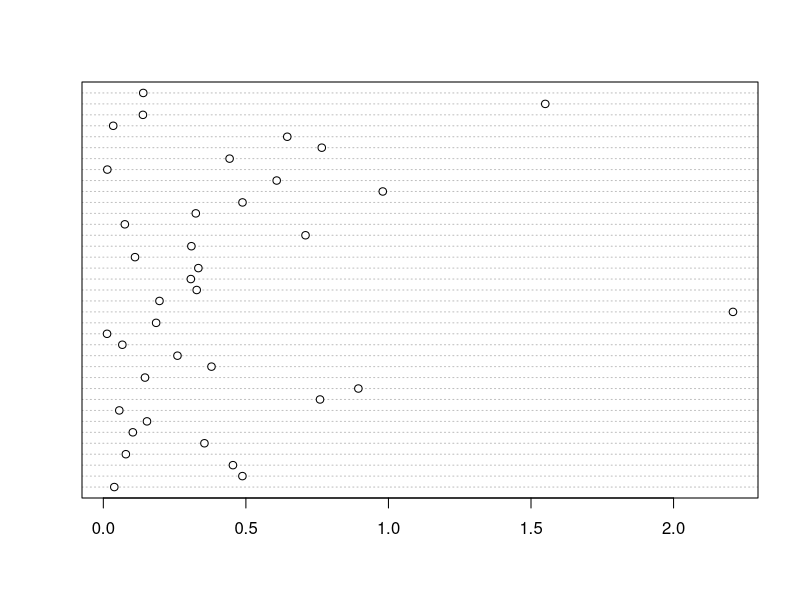
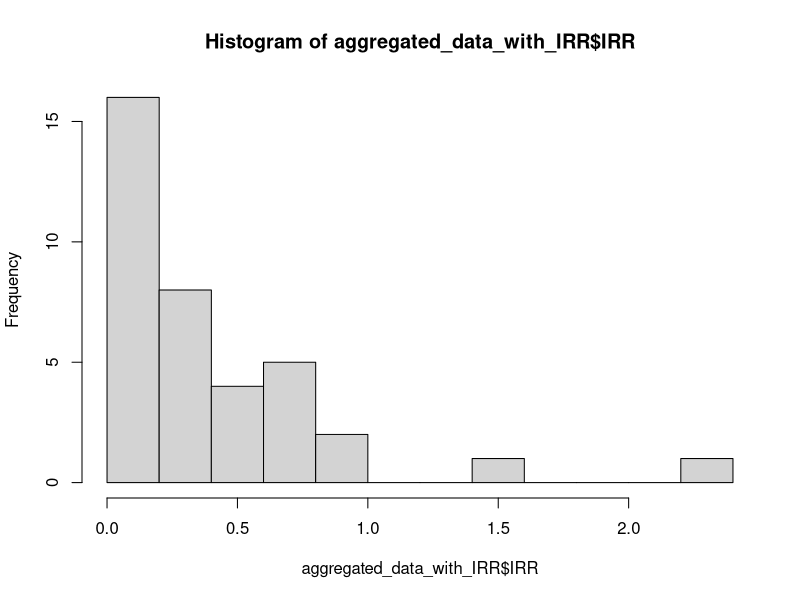
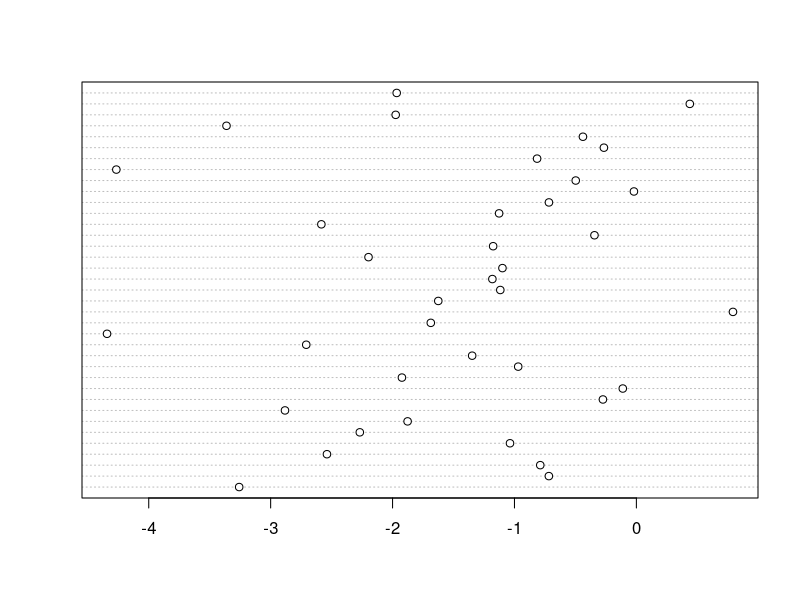
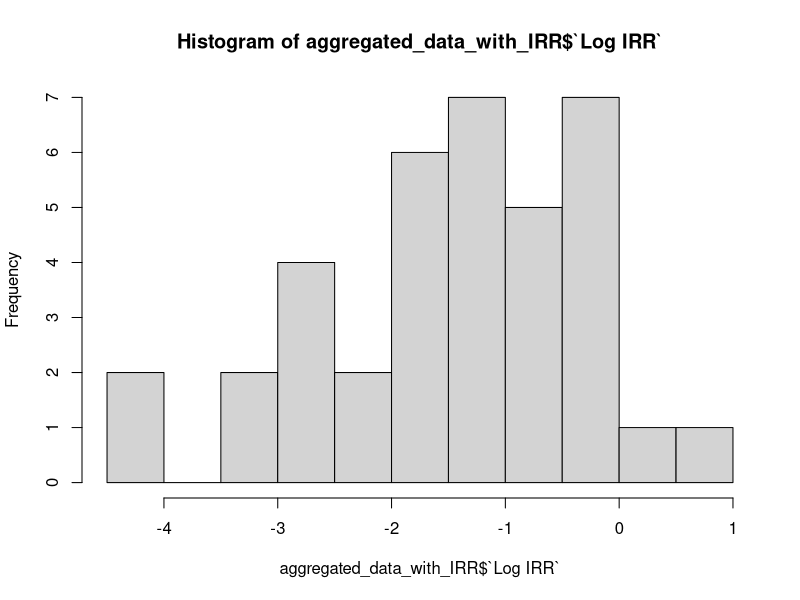
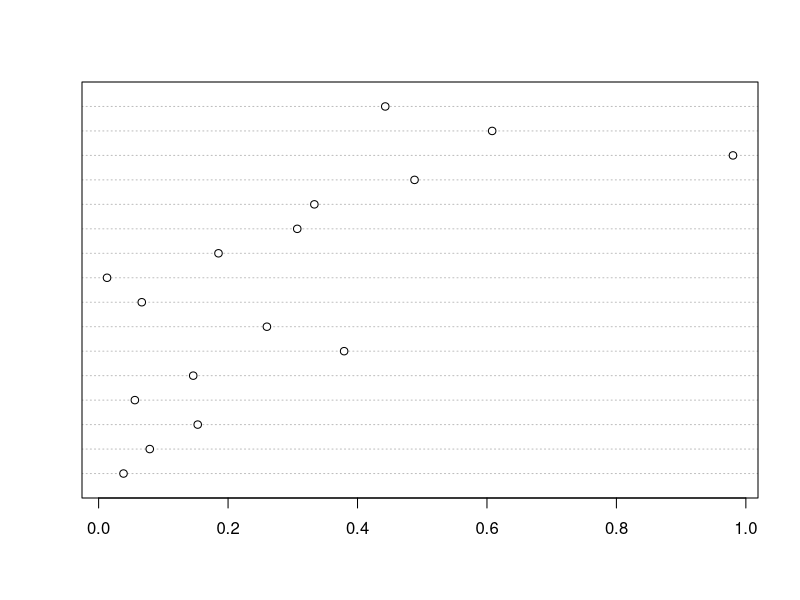
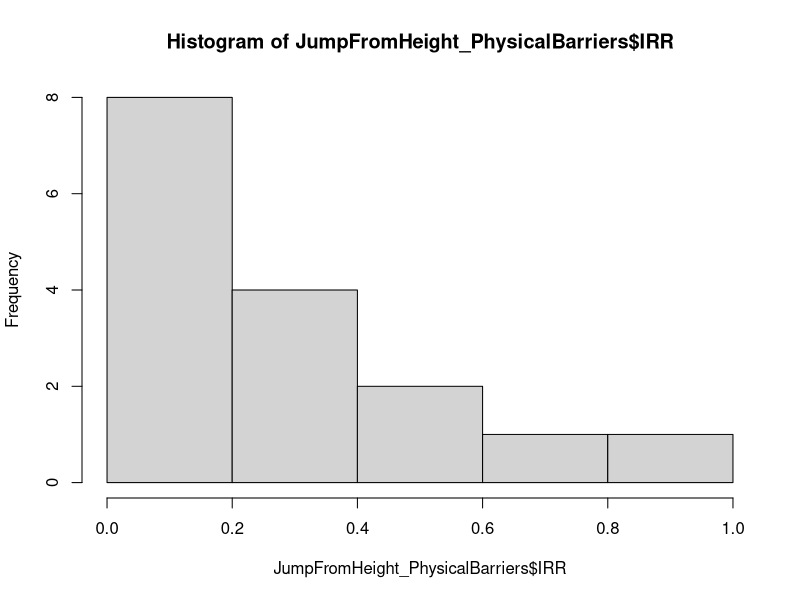
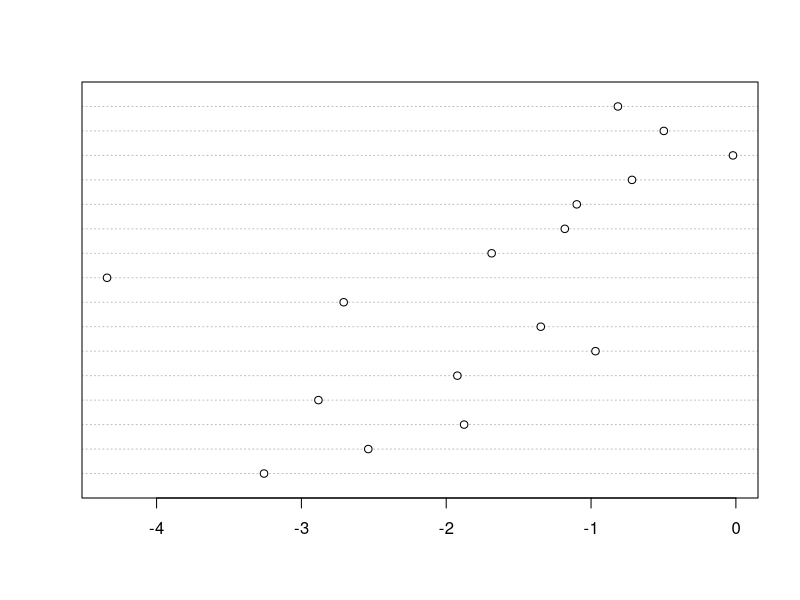
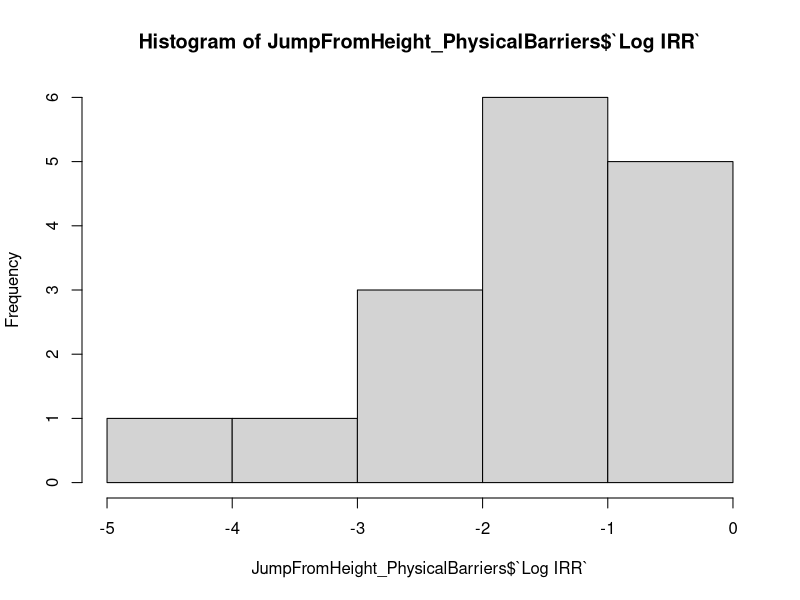

Generate these figures, in order, with R: (Note: a time limit stopped this script after it produced the figures.)
library(tidyverse)
library(boot)
set.seed(111)

aggregated_data_with_IRR <- read_csv("aggregated_data_with_IRR.csv")
aggregated_data_with_IRR$`Log IRR` <- log(aggregated_data_with_IRR$`IRR`)
aggregated_data_with_IRR$`Log IRR SE` <- 
  log(aggregated_data_with_IRR$`IRR Upper`/aggregated_data_with_IRR$`IRR Lower`)/3.92

aggregated_data_with_IRR %>% group_by(`Suicide Method`) %>% summarise(hotspot_count = n())
aggregated_data_with_IRR %>% group_by(`Suicide Method`, `Location Type`) %>% summarise(hotspot_count = n())

aggregated_data_with_IRR %>% group_by(`Intervention Type`) %>% summarise(hotspot_count = n())
aggregated_data_with_IRR %>% group_by(`Suicide Method`,`Intervention Type`) %>% summarise(hotspot_count = n())
aggregated_data_with_IRR %>% group_by(`Location Type`,`Intervention Type`) %>% summarise(hotspot_count = n())

aggregated_data_with_IRR %>% group_by(`Intervention Type (general)`) %>% summarise(hotspot_count = n())


summary(aggregated_data_with_IRR)


dotchart(aggregated_data_with_IRR$`IRR`)
hist(aggregated_data_with_IRR$`IRR`, breaks = 10)

dotchart(aggregated_data_with_IRR$`Log IRR`)
hist(aggregated_data_with_IRR$`Log IRR`, breaks = 10)

# Jumping from height * Physical Barriers
JumpFromHeight_PhysicalBarriers <- aggregated_data_with_IRR %>% filter(`Suicide Method` == "Jumping from height", `Intervention Type` == "Physical Barriers")
dotchart(JumpFromHeight_PhysicalBarriers$IRR)
hist(JumpFromHeight_PhysicalBarriers$IRR)
dotchart(JumpFromHeight_PhysicalBarriers$`Log IRR`)
hist(JumpFromHeight_PhysicalBarriers$`Log IRR`)


# Bootstrap weighted mean

weightedmean <- function(data, i, j) {
  d <- data[i, ]
  w <- j[i, ]
  return(weighted.mean(d, 1/w))   
}
result_jump_physical <- boot(data= JumpFromHeight_PhysicalBarriers[, "Log IRR", drop = FALSE], 
                             statistic = weightedmean, 
                             R = 10000, 
                             j = JumpFromHeight_PhysicalBarriers[, "Log IRR SE", drop = FALSE])
plot(result_jump_physical)
hist(exp(result_jump_physical$t), breaks = 15)
mean(exp(result_jump_physical$t))
exp(boot.ci(result_jump_physical)$bca[4:5])

result_jump_physical2 <- boot(data= JumpFromHeight_PhysicalBarriers[, "IRR", drop = FALSE], 
                             statistic = weightedmean, 
                             R = 10000, 
                             j = JumpFromHeight_PhysicalBarriers[, "Log IRR SE", drop = FALSE])
plot(result_jump_physical2)
hist(result_jump_physical2$t, breaks = 15)
mean(result_jump_physical2$t)
boot.ci(result_jump_physical2)$bca[4:5]

boot_samples_jump_physical <- as.data.frame(result_jump_physical2$t)
colnames(boot_samples_jump_physical) <- c("IRR_means")

ggplot(boot_samples_jump_physical, aes(x = IRR_means)) + 
  geom_histogram(aes(y=..density..), binwidth = 0.02, colour="black", fill="grey") +
  ggtitle("Distribution of estimated population average IRR: jumping from height x physical barriers")
ggplot(boot_samples_jump_physical, aes(x = IRR_means)) + 
  geom_histogram(aes(y=..density..), binwidth = 0.02, colour="black", fill="grey") +
  ggtitle("Jumping from height x All location types x Physical barriers")


write_csv(as.data.frame(result_jump_physical2$t, col.names = c("IRR_mean")), "jumping_from_height_physical_barriers_bootstrap_IRRmeans.csv")
head(as.data.frame(result_jump_physical2$t, col.names = c("IRR_mean")))


## Model evaluation

test_jump_physical <- sample(nrow(JumpFromHeight_PhysicalBarriers),3)
eval_result_jump_physical <- boot(data= JumpFromHeight_PhysicalBarriers[-test_jump_physical, "IRR", drop = FALSE], 
                           statistic = weightedmean, 
                           R = 10000, 
                           j = JumpFromHeight_PhysicalBarriers[-test_jump_physical, "Log IRR SE", drop = FALSE])
plot(eval_result_jump_physical)
mean(eval_result_jump_physical$t)
eval_ci_jump_physical <- boot.ci(eval_result_jump_physical)$bca[4:5]
# training set coverage probability
mean(JumpFromHeight_PhysicalBarriers[-test_jump_physical, "IRR"] >= eval_ci_jump_physical[1] & JumpFromHeight_PhysicalBarriers[-test_jump_physical, "IRR"] <= eval_ci_jump_physical[2])

# test set coverage probability
mean(JumpFromHeight_PhysicalBarriers[test_jump_physical, "IRR"] >= eval_ci_jump_physical[1] & JumpFromHeight_PhysicalBarriers[test_jump_physical, "IRR"] <= eval_ci_jump_physical[2])

eval_means_jump_physical <- c()
train_coverage_prob_jump_physical <- c()
test_coverage_prob_jump_physical <- c()
train_coverage_prob2_jump_physical <- c()
test_coverage_prob2_jump_physical <- c()


for (i in 1:500) {
  test_jump_physical <- sample(nrow(JumpFromHeight_PhysicalBarriers),3)
  eval_result_jump_physical <- boot(data= JumpFromHeight_PhysicalBarriers[-test_jump_physical, "IRR", drop = FALSE], 
                                    statistic = weightedmean, 
                                    R = 10000, 
                                    j = JumpFromHeight_PhysicalBarriers[-test_jump_physical, "Log IRR SE", drop = FALSE])
  eval_means_jump_physical[i] <- mean(eval_result_jump_physical$t)
  eval_ci_jump_physical <- boot.ci(eval_result_jump_physical)$bca[4:5]
  # training set coverage probability
  train_coverage_prob_jump_physical[i] <- 
    mean(JumpFromHeight_PhysicalBarriers$IRR[-test_jump_physical]) >= eval_ci_jump_physical[1] & mean(JumpFromHeight_PhysicalBarriers$IRR[-test_jump_physical]) <= eval_ci_jump_physical[2]
  # training prob. of individual IRR contained in bootstrapped C.I.
  train_coverage_prob2_jump_physical[i] <- 
    mean(JumpFromHeight_PhysicalBarriers[-test_jump_physical, "IRR"] >= eval_ci_jump_physical[1] & JumpFromHeight_PhysicalBarriers[-test_jump_physical, "IRR"] <= eval_ci_jump_physical[2])
  # test set coverage probability
  test_coverage_prob_jump_physical[i] <- 
    mean(JumpFromHeight_PhysicalBarriers$IRR[test_jump_physical]) >= eval_ci_jump_physical[1] & mean(JumpFromHeight_PhysicalBarriers$IRR[test_jump_physical]) <= eval_ci_jump_physical[2]
  # testing prob. of individual IRR contained in bootstrapped C.I.
  test_coverage_prob2_jump_physical[i] <- 
    mean(JumpFromHeight_PhysicalBarriers[test_jump_physical, "IRR"] >= eval_ci_jump_physical[1] & JumpFromHeight_PhysicalBarriers[test_jump_physical, "IRR"] <= eval_ci_jump_physical[2])
  
}


# Jumping from height * Bridge * Physical Barriers
JumpFromHeight_Bridge_PhysicalBarriers <- aggregated_data_with_IRR %>% filter(`Suicide Method` == "Jumping from height", `Location Type` == "Bridge", `Intervention Type` == "Physical Barriers")

result_jump_bridge_physical2 <- boot(data= JumpFromHeight_Bridge_PhysicalBarriers[, "IRR", drop = FALSE], 
                              statistic = weightedmean, 
                              R = 10000, 
                              j = JumpFromHeight_Bridge_PhysicalBarriers[, "Log IRR SE", drop = FALSE])
plot(result_jump_bridge_physical2)
hist(result_jump_bridge_physical2$t, breaks = 15)
mean(result_jump_bridge_physical2$t)
boot.ci(result_jump_bridge_physical2)$bca[4:5]

boot_samples_jump_bridge_physical <- as.data.frame(result_jump_bridge_physical2$t)
colnames(boot_samples_jump_bridge_physical) <- c("IRR_means")

ggplot(boot_samples_jump_bridge_physical, aes(x = IRR_means)) + 
  geom_histogram(aes(y=..density..), binwidth = 0.02, colour="black", fill="grey") +
  ggtitle("Distribution of estimated population average IRR: jumping from height x bridge x physical barriers")
ggplot(boot_samples_jump_bridge_physical, aes(x = IRR_means)) + 
  geom_histogram(aes(y=..density..), binwidth = 0.02, colour="black", fill="grey") +
  ggtitle("Jumping from height x Bridges x Physical barriers")


write_csv(data.frame(IRR_mean = result_jump_bridge_physical2$t), "jumping_from_height_bridge_physical_barriers_bootstrap_IRRmeans.csv")
head(data.frame(IRR_mean = result_jump_bridge_physical2$t))


## Model evaluation
eval_means_jump_bridge_physical <- c()
train_coverage_prob_jump_bridge_physical <- c()
test_coverage_prob_jump_bridge_physical <- c()
train_coverage_prob2_jump_bridge_physical <- c()
test_coverage_prob2_jump_bridge_physical <- c()

for (i in 1:500) {
  test_jump_bridge_physical <- sample(nrow(JumpFromHeight_Bridge_PhysicalBarriers),3)
  eval_result_jump_bridge_physical <- boot(data= JumpFromHeight_Bridge_PhysicalBarriers[-test_jump_bridge_physical, "IRR", drop = FALSE], 
                                    statistic = weightedmean, 
                                    R = 10000, 
                                    j = JumpFromHeight_Bridge_PhysicalBarriers[-test_jump_bridge_physical, "Log IRR SE", drop = FALSE])
  eval_means_jump_bridge_physical[i] <- mean(eval_result_jump_bridge_physical$t)
  eval_ci_jump_bridge_physical <- boot.ci(eval_result_jump_bridge_physical)$bca[4:5]
  # training set coverage probability
  train_coverage_prob_jump_bridge_physical[i] <- 
    mean(JumpFromHeight_Bridge_PhysicalBarriers$IRR[-test_jump_bridge_physical]) >= eval_ci_jump_bridge_physical[1] & mean(JumpFromHeight_Bridge_PhysicalBarriers$IRR[-test_jump_bridge_physical]) <= eval_ci_jump_bridge_physical[2]
  # training prob. of individual IRR contained in bootstrapped C.I.
  train_coverage_prob2_jump_bridge_physical[i] <- 
    mean(JumpFromHeight_Bridge_PhysicalBarriers[-test_jump_bridge_physical, "IRR"] >= eval_ci_jump_bridge_physical[1] 
         & JumpFromHeight_Bridge_PhysicalBarriers[-test_jump_bridge_physical, "IRR"] <= eval_ci_jump_bridge_physical[2])
  # test set coverage probability
  test_coverage_prob_jump_bridge_physical[i] <- 
    mean(JumpFromHeight_Bridge_PhysicalBarriers$IRR[test_jump_bridge_physical]) >= eval_ci_jump_bridge_physical[1] & mean(JumpFromHeight_Bridge_PhysicalBarriers$IRR[test_jump_bridge_physical]) <= eval_ci_jump_bridge_physical[2]
  # testing prob. of individual IRR contained in bootstrapped C.I.
  test_coverage_prob2_jump_bridge_physical[i] <- 
    mean(JumpFromHeight_Bridge_PhysicalBarriers[test_jump_bridge_physical, "IRR"] >= eval_ci_jump_bridge_physical[1] 
         & JumpFromHeight_Bridge_PhysicalBarriers[test_jump_bridge_physical, "IRR"] <= eval_ci_jump_bridge_physical[2])
  
}



# Jumping from height * (Physical Barriers + Encouraging help seeking)
JumpFromHeight_PhysicalBarriersHelpSeeking <- aggregated_data_with_IRR %>% filter(`Suicide Method` == "Jumping from height", 
                                                                                  `Intervention Type` == "Physical Barriers + Encouraging Help Seeking")
result_jump_physical_helpseeking <- boot(data= JumpFromHeight_PhysicalBarriersHelpSeeking[, "IRR", drop = FALSE], 
                                     statistic = weightedmean, 
                                     R = 10000, 
                                     j = JumpFromHeight_PhysicalBarriersHelpSeeking[, "Log IRR SE", drop = FALSE])
plot(result_jump_physical_helpseeking)
hist(result_jump_physical_helpseeking$t, breaks = 15)
mean(result_jump_physical_helpseeking$t)
boot.ci(result_jump_physical_helpseeking)$bca[4:5]

boot_samples_jump_physical_help <- as.data.frame(result_jump_physical_helpseeking$t)
colnames(boot_samples_jump_physical_help) <- c("IRR_means")

ggplot(boot_samples_jump_physical_help, aes(x = IRR_means)) + 
  geom_histogram(aes(y=..density..), binwidth = 0.02, colour="black", fill="grey") +
  ggtitle("Estimated population average IRR: jumping from height x (physical barriers + encourage help seeking)")
ggplot(boot_samples_jump_physical_help, aes(x = IRR_means)) + 
  geom_histogram(aes(y=..density..), binwidth = 0.02, colour="black", fill="grey") +
  ggtitle("Jumping from height x All location types x (Physical barriers + Encourage help seeking)")


write_csv(data.frame(IRR_mean = result_jump_physical_helpseeking$t), "jumping_from_height_(physical_barriers+help_seeking)_bootstrap_IRRmeans.csv")


## Model evaluation
eval_means_jump_physical_help <- c()
train_coverage_prob_jump_physical_help <- c()
test_coverage_prob_jump_physical_help <- c()
train_coverage_prob2_jump_physical_help <- c()
test_coverage_prob2_jump_physical_help <- c()

for (i in 1:500) {
  test_jump_physical_help <- sample(nrow(JumpFromHeight_PhysicalBarriersHelpSeeking),3)
  eval_result_jump_physical_help <- boot(data= JumpFromHeight_PhysicalBarriersHelpSeeking[-test_jump_physical_help, "IRR", drop = FALSE], 
                                           statistic = weightedmean, 
                                           R = 10000, 
                                           j = JumpFromHeight_PhysicalBarriersHelpSeeking[-test_jump_physical_help, "Log IRR SE", drop = FALSE])
  eval_means_jump_physical_help[i] <- mean(eval_result_jump_physical_help$t)
  eval_ci_jump_physical_help <- boot.ci(eval_result_jump_physical_help)$bca[4:5]
  # training set coverage probability
  train_coverage_prob_jump_physical_help[i] <- 
    mean(JumpFromHeight_PhysicalBarriersHelpSeeking$IRR[-test_jump_physical_help]) >= eval_ci_jump_physical_help[1] & mean(JumpFromHeight_PhysicalBarriersHelpSeeking$IRR[-test_jump_physical_help]) <= eval_ci_jump_physical_help[2]
  # training prob. of individual IRR contained in bootstrapped C.I.
  train_coverage_prob2_jump_physical_help[i] <- 
    mean(JumpFromHeight_PhysicalBarriersHelpSeeking[-test_jump_physical_help, "IRR"] >= eval_ci_jump_physical_help[1] 
         & JumpFromHeight_PhysicalBarriersHelpSeeking[-test_jump_physical_help, "IRR"] <= eval_ci_jump_physical_help[2])
  # test set coverage probability
  test_coverage_prob_jump_physical_help[i] <- 
    mean(JumpFromHeight_PhysicalBarriersHelpSeeking$IRR[test_jump_physical_help]) >= eval_ci_jump_physical_help[1] & mean(JumpFromHeight_PhysicalBarriersHelpSeeking$IRR[test_jump_physical_help]) <= eval_ci_jump_physical_help[2]
  # testing prob. of individual IRR contained in bootstrapped C.I.
  test_coverage_prob2_jump_physical_help[i] <- 
    mean(JumpFromHeight_PhysicalBarriersHelpSeeking[test_jump_physical_help, "IRR"] >= eval_ci_jump_physical_help[1] 
         & JumpFromHeight_PhysicalBarriersHelpSeeking[test_jump_physical_help, "IRR"] <= eval_ci_jump_physical_help[2])
  
}



# Jumping from height * Bridge * (Physical Barriers + Encouraging help seeking)
JumpFromHeight_Bridge_PhysicalBarriersHelpSeeking <- aggregated_data_with_IRR %>% filter(`Suicide Method` == "Jumping from height", `Location Type` == "Bridge",
                                                                                  `Intervention Type` == "Physical Barriers + Encouraging Help Seeking")
result_jump_bridge_physical_helpseeking <- boot(data= JumpFromHeight_Bridge_PhysicalBarriersHelpSeeking[, "IRR", drop = FALSE], 
                                         statistic = weightedmean, 
                                         R = 10000, 
                                         j = JumpFromHeight_Bridge_PhysicalBarriersHelpSeeking[, "Log IRR SE", drop = FALSE])
plot(result_jump_bridge_physical_helpseeking)
hist(result_jump_bridge_physical_helpseeking$t, breaks = 15)
mean(result_jump_bridge_physical_helpseeking$t)
boot.ci(result_jump_bridge_physical_helpseeking)$bca[4:5]

boot_samples_jump_bridge_physical_help <- as.data.frame(result_jump_bridge_physical_helpseeking$t)
colnames(boot_samples_jump_bridge_physical_help) <- c("IRR_means")

ggplot(boot_samples_jump_bridge_physical_help, aes(x = IRR_means)) + 
  geom_histogram(aes(y=..density..), binwidth = 0.02, colour="black", fill="grey") +
  ggtitle("Estimated population average IRR: jumping from height x bridge x (physical barriers + encourage help seeking)")
ggplot(boot_samples_jump_bridge_physical_help, aes(x = IRR_means)) + 
  geom_histogram(aes(y=..density..), binwidth = 0.02, colour="black", fill="grey") +
  ggtitle("Jumping from height x Bridges x (Physical barriers + Encourage help seeking)")


write_csv(data.frame(IRR_mean = result_jump_bridge_physical_helpseeking$t), "jumping_from_height_bridge_(physical_barriers+help_seeking)_bootstrap_IRRmeans.csv")


## Model evaluation
eval_means_jump_bridge_physical_help <- c()
train_coverage_prob_jump_bridge_physical_help <- c()
test_coverage_prob_jump_bridge_physical_help <- c()
train_coverage_prob2_jump_bridge_physical_help <- c()
test_coverage_prob2_jump_bridge_physical_help <- c()

for (i in 1:1000) {
  test_jump_bridge_physical_help <- sample(nrow(JumpFromHeight_Bridge_PhysicalBarriersHelpSeeking),3)
  eval_result_jump_bridge_physical_help <- boot(data= JumpFromHeight_Bridge_PhysicalBarriersHelpSeeking[-test_jump_bridge_physical_help, "IRR", drop = FALSE], 
                                         statistic = weightedmean, 
                                         R = 10000, 
                                         j = JumpFromHeight_Bridge_PhysicalBarriersHelpSeeking[-test_jump_bridge_physical_help, "Log IRR SE", drop = FALSE])
  eval_means_jump_bridge_physical_help[i] <- mean(eval_result_jump_bridge_physical_help$t)
  eval_ci_jump_bridge_physical_help <- boot.ci(eval_result_jump_bridge_physical_help)$bca[4:5]
  # training set coverage probability
  train_coverage_prob_jump_bridge_physical_help[i] <- 
    mean(JumpFromHeight_Bridge_PhysicalBarriersHelpSeeking$IRR[-test_jump_bridge_physical_help]) >= eval_ci_jump_bridge_physical_help[1] & mean(JumpFromHeight_Bridge_PhysicalBarriersHelpSeeking$IRR[-test_jump_bridge_physical_help]) <= eval_ci_jump_bridge_physical_help[2]
  # training prob. of individual IRR contained in bootstrapped C.I.
  train_coverage_prob2_jump_bridge_physical_help[i] <- 
    mean(JumpFromHeight_Bridge_PhysicalBarriersHelpSeeking[-test_jump_bridge_physical_help, "IRR"] >= eval_ci_jump_bridge_physical_help[1] 
         & JumpFromHeight_Bridge_PhysicalBarriersHelpSeeking[-test_jump_bridge_physical_help, "IRR"] <= eval_ci_jump_bridge_physical_help[2])
  # test set coverage probability
  test_coverage_prob_jump_bridge_physical_help[i] <- 
    mean(JumpFromHeight_Bridge_PhysicalBarriersHelpSeeking$IRR[test_jump_bridge_physical_help]) >= eval_ci_jump_bridge_physical_help[1] & mean(JumpFromHeight_Bridge_PhysicalBarriersHelpSeeking$IRR[test_jump_bridge_physical_help]) <= eval_ci_jump_bridge_physical_help[2]
  # testing prob. of individual IRR contained in bootstrapped C.I.
  test_coverage_prob2_jump_bridge_physical_help[i] <- 
    mean(JumpFromHeight_Bridge_PhysicalBarriersHelpSeeking[test_jump_bridge_physical_help, "IRR"] >= eval_ci_jump_bridge_physical_help[1] 
         & JumpFromHeight_Bridge_PhysicalBarriersHelpSeeking[test_jump_bridge_physical_help, "IRR"] <= eval_ci_jump_bridge_physical_help[2])
  
}


# bridge x help seeking
JumpFromHeight_Bridge_HelpSeeking <- aggregated_data_with_IRR %>% filter(`Suicide Method` == "Jumping from height", `Location Type` == "Bridge",
                                                                         `Intervention Type` == "Encouraging Help Seeking")

# cliff x physical barriers
JumpFromHeight_Cliff_PhysicalBarrier <- aggregated_data_with_IRR %>% filter(`Suicide Method` == "Jumping from height", `Location Type` == "Cliff",
                                                                         `Intervention Type` == "Physical Barriers")
weighted.mean(JumpFromHeight_Cliff_PhysicalBarrier$IRR, 1/JumpFromHeight_Cliff_PhysicalBarrier$`Log IRR SE`)

# railways x physical barriers
Railways_PhysicalBarrier <- aggregated_data_with_IRR %>% filter(`Location Type` == "Railway", `Intervention Type` == "Physical Barriers")
weighted.mean(Railways_PhysicalBarrier$IRR, 1/Railways_PhysicalBarrier$`Log IRR SE`)


# railways x blue lights
Railways_BlueLights <- aggregated_data_with_IRR %>% filter(`Location Type` == "Railway", `Intervention Type` == "Blue Lights")
mean(Railways_BlueLights$IRR)
weighted.mean(Railways_BlueLights$IRR, 1/Railways_BlueLights$`Log IRR SE`)
